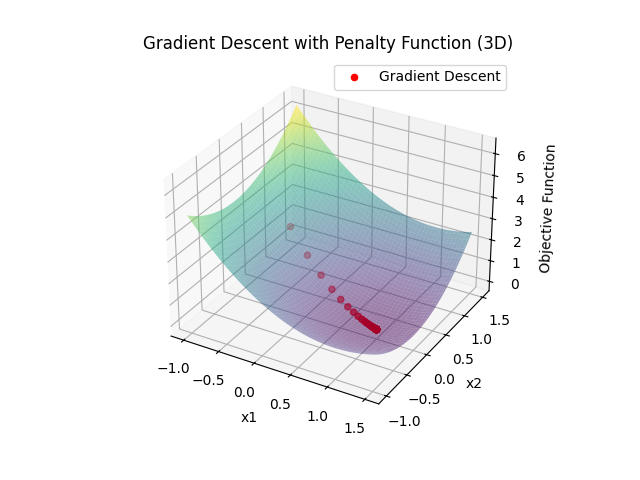

Write Python code to recreate this figure.
import numpy as np
import matplotlib.pyplot as plt
from scipy.optimize import approx_fprime


def objective_function(x):
    return x[0]**2 + x[1]**2 - 2*x[0] + 1


def constraint1(x):
    return x[0] + x[1] - 1


def constraint2(x):
    return 2*x[0] - x[1] - 3


def penalty_function(x, constraints, penalty_param):
    penalty = 0
    for constraint in constraints:
        penalty += max(0, constraint(x))**2
    return penalty_param * penalty


def gradient_descent(initial_x, learning_rate, iterations, penalty_param):
    x = np.array(initial_x, dtype=float)
    history = [x.copy()]

    for _ in range(iterations):
        gradient = approx_fprime(x, objective_function, epsilon=1e-8)

        constraint_gradients = []
        for constraint in constraints:
            constraint_gradients.append(
                approx_fprime(x, constraint, epsilon=1e-8))

        total_gradient = gradient + 2 * penalty_param * \
            np.sum([max(0, constraint(x)) * np.array(gradient)
                   for constraint in constraints], axis=0)
        x = x - learning_rate * total_gradient

        history.append(x.copy())

    return np.array(history)


# 初始点
initial_point = [-0.5, 0.5]

# 学习率
learning_rate = 0.1

# 迭代次数
iterations = 50

# 罚参数
penalty_param = 10.0

# 约束条件
constraints = [constraint1, constraint2]

# 使用梯度下降法求解带有罚函数的优化问题
history = gradient_descent(
    initial_point, learning_rate, iterations, penalty_param)

print(history)

# 绘制梯度下降过程的三维图
fig = plt.figure()
ax = fig.add_subplot(111, projection='3d')

x_vals = np.linspace(-1, 1.5, 100)
y_vals = np.linspace(-1, 1.5, 100)
X, Y = np.meshgrid(x_vals, y_vals)
Z = X**2 + Y**2 - 2*X + 1

ax.plot_surface(X, Y, Z, alpha=0.5, cmap='viridis')
ax.scatter(history[:, 0], history[:, 1], objective_function(
    history.T), c='red', marker='o', label='Gradient Descent')
ax.set_title('Gradient Descent with Penalty Function (3D)')
ax.set_xlabel('x1')
ax.set_ylabel('x2')
ax.set_zlabel('Objective Function')
ax.legend()

plt.show()
